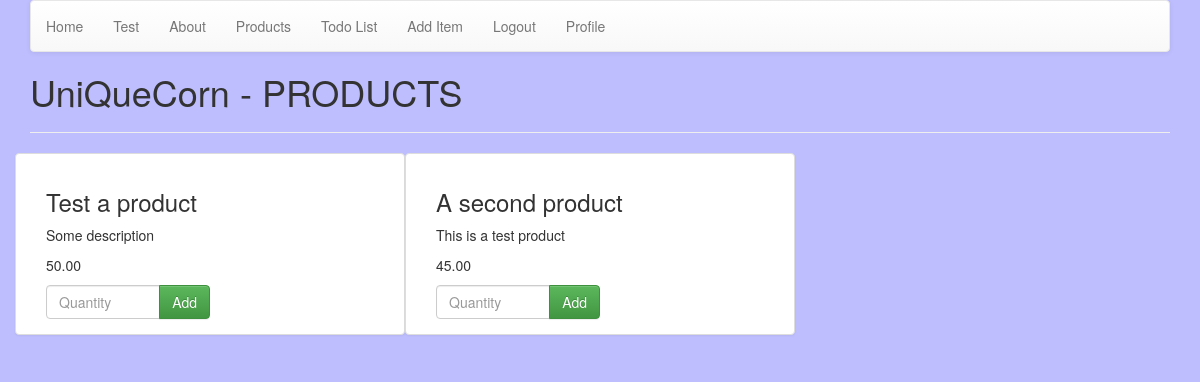
Before: /products (signed in) with the older database file.
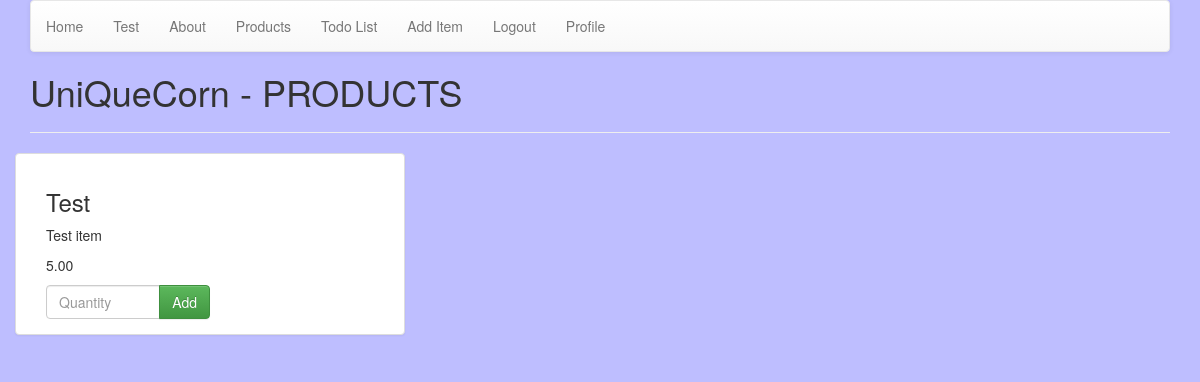
After: the same page with the newer database file.
### products/models.py (models this page shows, shortened)
class Product(models.Model):
    name = models.CharField(max_length=254, default='')
    description = models.TextField()
    price = models.DecimalField(max_digits=6, decimal_places=2)
    image = models.ImageField(upload_to='images')

### products/views.py (the view)
# urls.py: url(r'^products$', all_products, name="products"),
def all_products(request):
    products = Product.objects.all()
    return render(request, "products.html", {"products": products})

### cart/contexts.py (called while the page is built)
def cart_contents(request):
    cart = request.session.get('cart', {})
    cart_items = []
    total = 0
    product_count = 0
    for id, quantity in cart.items():
        product = get_object_or_404(Product, pk=id)
        total += quantity * product.price
        product_count += quantity
        cart_items.append({'id': id, 'quantity': quantity, 'product': product})
    return {'cart_items': cart_items, 'total': total, 'product_count': product_count}

### products/templates/products.html (shortened to what this page needs)
{% extends "base.html" %}
{% block page_heading %}
UniQueCorn - PRODUCTS
{% endblock %}
{% block content %}
    <div class="row row-flex">
        {% for product in products %}
            <div class="col-xs-10 col-xs-offset-1 col-sm-6 col-sm-offset-0 col-md-4 display panel panel-default">
                <div class="panel-body">
                    <h3>{{ product.name }}</h3>
                    <p class="product-description">{{ product.description }}</p>
                    <p>{{ product.price }}</p>
                    <form action="{% url 'add_to_cart' product.id %}" method="post">
                        <div class="input-group">
                            <input type="number" name="quantity" min="1" max="999" class="form-control" placeholder="Quantity">
                            <span class="input-group-btn">
                                <button class="btn btn-success" type="submit">Add</button>
                            </span>
                        </div>
                    </form>
                </div>
            </div>
        {% empty %}
        <p>Nothing to display.</p>
        {% endfor %}
    </div>
{% endblock %}

Changed rows visible on the page:
removed Product: name "Test a product", description "Some description", price "50.00"
removed Product: name "A second product", description "This is a test product", price "45.00"
added Product: name "Test", description "Test item", price "5.00"
